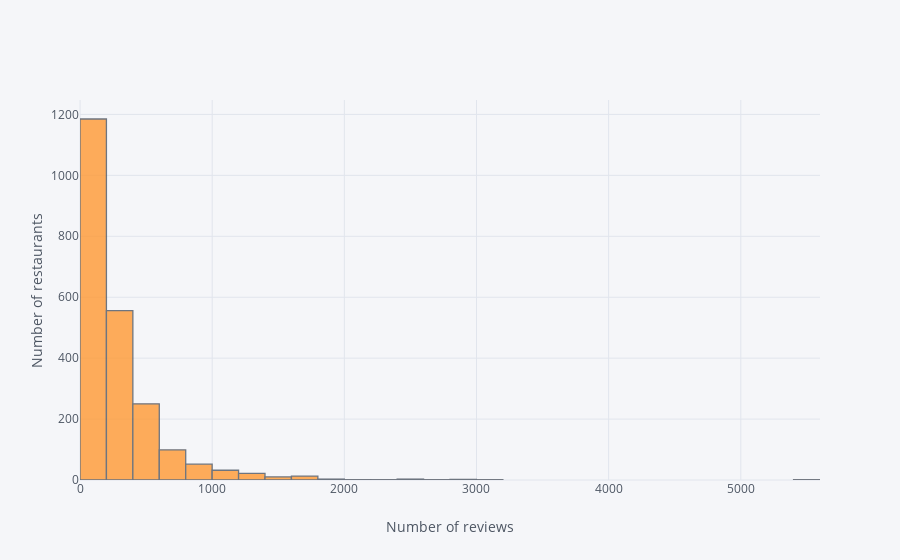

Notebook cell for this chart:
### Code cell
df['review_count'].iplot(
    kind='histogram',
    bins=30, 
    xTitle= 'Number of reviews',
    yTitle= "Number of restaurants")

### Figure 1 — Plotly figure (JSON) as saved in the notebook; plotly's stock layout.template omitted (floating-point values rounded to 4 significant figures; data arrays with more than 128 entries replaced by an {"elided": "..."} marker saying what was removed)
{"data": [{"histfunc": "count", "histnorm": "", "marker": {"color": "rgba(255, 153, 51, 1.0)", "line": {"color": "#4D5663", "width": 1.3}}, "name": "review_count", "nbinsx": 30, "opacity": 0.8, "orientation": "v", "type": "histogram", "uid": "d0032f3d-6745-4c2c-b0c6-81782b71ad14", "x": {"elided": "2232 int values"}}], "layout": {"barmode": "overlay", "legend": {"bgcolor": "#F5F6F9", "font": {"color": "#4D5663"}}, "paper_bgcolor": "#F5F6F9", "plot_bgcolor": "#F5F6F9", "title": {"font": {"color": "#4D5663"}}, "xaxis": {"gridcolor": "#E1E5ED", "showgrid": true, "tickfont": {"color": "#4D5663"}, "title": {"font": {"color": "#4D5663"}, "text": "Number of reviews"}, "zerolinecolor": "#E1E5ED"}, "yaxis": {"gridcolor": "#E1E5ED", "showgrid": true, "tickfont": {"color": "#4D5663"}, "title": {"font": {"color": "#4D5663"}, "text": "Number of restaurants"}, "zerolinecolor": "#E1E5ED"}}}
